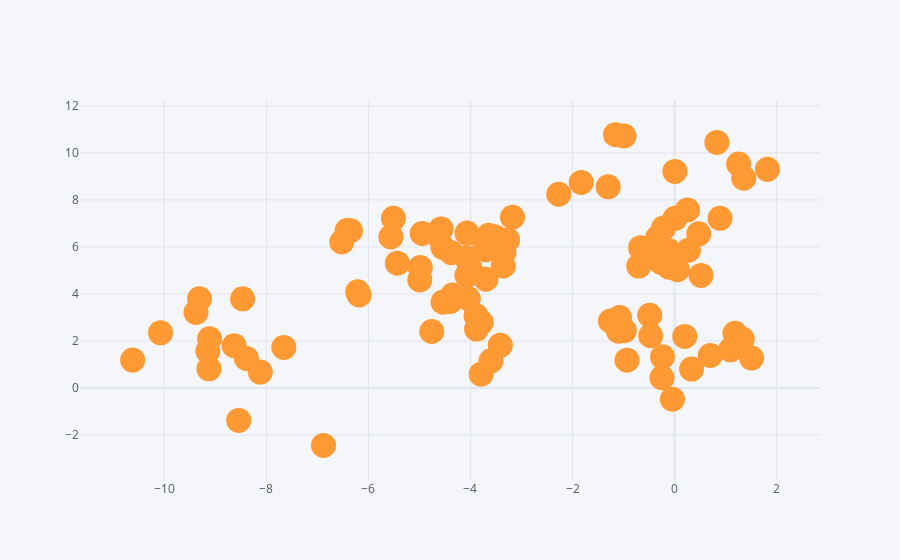

Source (notebook cell):
### Markdown cell above
### Scatter Plot

### Code cell
df.iplot(x='a',y='b', mode='markers', size=25)
